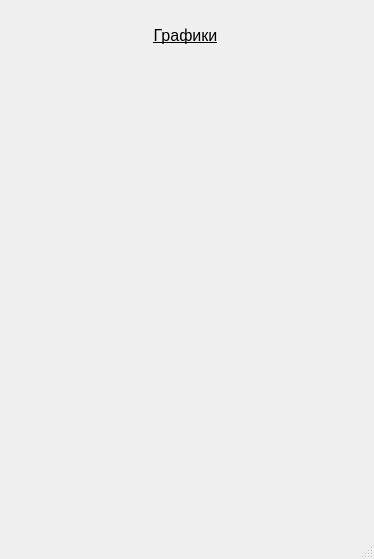
<?xml version="1.0" encoding="UTF-8"?>
<ui version="4.0">
 <class>MainWindow</class>
 <widget class="QMainWindow" name="MainWindow">
  <property name="geometry">
   <rect>
    <x>0</x>
    <y>0</y>
    <width>374</width>
    <height>559</height>
   </rect>
  </property>
  <property name="windowTitle">
   <string>графики</string>
  </property>
  <widget class="QWidget" name="centralwidget">
   <widget class="QWidget" name="verticalLayoutWidget">
    <property name="geometry">
     <rect>
      <x>20</x>
      <y>70</y>
      <width>341</width>
      <height>421</height>
     </rect>
    </property>
    <layout class="QVBoxLayout" name="verticalLayout"/>
   </widget>
   <widget class="QLabel" name="label">
    <property name="geometry">
     <rect>
      <x>50</x>
      <y>20</y>
      <width>271</width>
      <height>31</height>
     </rect>
    </property>
    <property name="text">
     <string>&lt;html&gt;&lt;head/&gt;&lt;body&gt;&lt;p align=&quot;center&quot;&gt;&lt;span style=&quot; font-size:12pt; text-decoration: underline;&quot;&gt;Графики&lt;/span&gt;&lt;/p&gt;&lt;/body&gt;&lt;/html&gt;</string>
    </property>
   </widget>
  </widget>
  <widget class="QMenuBar" name="menubar">
   <property name="geometry">
    <rect>
     <x>0</x>
     <y>0</y>
     <width>374</width>
     <height>21</height>
    </rect>
   </property>
  </widget>
  <widget class="QStatusBar" name="statusbar"/>
 </widget>
 <resources/>
 <connections/>
</ui>
